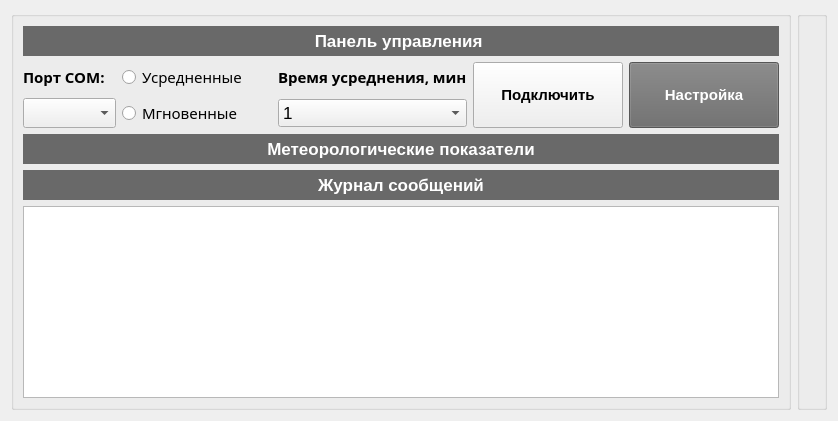
      <widget class="QWidget" name="tab">
       <attribute name="title">
        <string>Ультразвуковая метеостанция АМК-ОП3</string>
       </attribute>
       <layout class="QVBoxLayout" name="verticalLayout_2">
        <item>
         <layout class="QGridLayout" name="gridLayout_7">
          <item row="0" column="0">
           <layout class="QGridLayout" name="gridLayout_2">
            <item row="0" column="1" rowspan="2">
             <widget class="QGroupBox" name="groupBox">
              <property name="font">
               <font>
                <pointsize>11</pointsize>
               </font>
              </property>
              <property name="title">
               <string/>
              </property>
              <layout class="QVBoxLayout" name="verticalLayout_3">
               <item>
                <layout class="QGridLayout" name="gridLayout"/>
               </item>
              </layout>
             </widget>
            </item>
            <item row="0" column="0" rowspan="2">
             <widget class="QGroupBox" name="groupBox_2">
              <property name="maximumSize">
               <size>
                <width>800</width>
                <height>16777215</height>
               </size>
              </property>
              <property name="font">
               <font>
                <pointsize>13</pointsize>
               </font>
              </property>
              <property name="title">
               <string/>
              </property>
              <layout class="QVBoxLayout" name="verticalLayout_4">
               <item>
                <widget class="QLabel" name="label_2">
                 <property name="minimumSize">
                  <size>
                   <width>0</width>
                   <height>30</height>
                  </size>
                 </property>
                 <property name="maximumSize">
                  <size>
                   <width>16777215</width>
                   <height>16777215</height>
                  </size>
                 </property>
                 <property name="font">
                  <font>
                   <pointsize>13</pointsize>
                   <weight>75</weight>
                   <italic>false</italic>
                   <bold>true</bold>
                  </font>
                 </property>
                 <property name="styleSheet">
                  <string notr="true">background-color: dimgrey; color: white; font: bold; </string>
                 </property>
                 <property name="text">
                  <string>Панель управления </string>
                 </property>
                 <property name="alignment">
                  <set>Qt::AlignCenter</set>
                 </property>
                </widget>
               </item>
               <item>
                <layout class="QGridLayout" name="gridLayout_6">
                 <item row="0" column="3" rowspan="2">
                  <widget class="QPushButton" name="pushButton_connect">
                   <property name="minimumSize">
                    <size>
                     <width>150</width>
                     <height>60</height>
                    </size>
                   </property>
                   <property name="maximumSize">
                    <size>
                     <width>150</width>
                     <height>70</height>
                    </size>
                   </property>
                   <property name="font">
                    <font>
                     <pointsize>11</pointsize>
                     <weight>75</weight>
                     <bold>true</bold>
                    </font>
                   </property>
                   <property name="text">
                    <string>Подключить</string>
                   </property>
                   <property name="icon">
                    <iconset resource="resource.qrc">
                     <normaloff>:/new/images/resource/icons8-сеть-48.png</normaloff>:/new/images/resource/icons8-сеть-48.png</iconset>
                   </property>
                   <property name="iconSize">
                    <size>
                     <width>32</width>
                     <height>32</height>
                    </size>
                   </property>
                  </widget>
                 </item>
                 <item row="0" column="1">
                  <widget class="QRadioButton" name="radioButton">
                   <property name="minimumSize">
                    <size>
                     <width>0</width>
                     <height>0</height>
                    </size>
                   </property>
                   <property name="font">
                    <font>
                     <family>Noto Sans</family>
                     <pointsize>11</pointsize>
                    </font>
                   </property>
                   <property name="text">
                    <string>Усредненные</string>
                   </property>
                  </widget>
                 </item>
                 <item row="0" column="0">
                  <widget class="QLabel" name="label">
                   <property name="minimumSize">
                    <size>
                     <width>30</width>
                     <height>30</height>
                    </size>
                   </property>
                   <property name="font">
                    <font>
                     <family>Noto Sans</family>
                     <pointsize>11</pointsize>
                     <weight>75</weight>
                     <bold>true</bold>
                    </font>
                   </property>
                   <property name="text">
                    <string>Порт COM:</string>
                   </property>
                  </widget>
                 </item>
                 <item row="1" column="1">
                  <widget class="QRadioButton" name="radioButton_2">
                   <property name="minimumSize">
                    <size>
                     <width>150</width>
                     <height>0</height>
                    </size>
                   </property>
                   <property name="font">
                    <font>
                     <family>Noto Sans</family>
                     <pointsize>11</pointsize>
                    </font>
                   </property>
                   <property name="text">
                    <string>Мгновенные</string>
                   </property>
                  </widget>
                 </item>
                 <item row="0" column="4" rowspan="2">
                  <widget class="QPushButton" name="pushButton_config">
                   <property name="enabled">
                    <bool>false</bool>
                   </property>
                   <property name="minimumSize">
                    <size>
                     <width>150</width>
                     <height>60</height>
                    </size>
                   </property>
                   <property name="maximumSize">
                    <size>
                     <width>300</width>
                     <height>70</height>
                    </size>
                   </property>
                   <property name="font">
                    <font>
                     <pointsize>11</pointsize>
                     <weight>75</weight>
                     <bold>true</bold>
                    </font>
                   </property>
                   <property name="styleSheet">
                    <string notr="true">background-color: dimgrey; color: white; </string>
                   </property>
                   <property name="text">
                    <string>Настройка</string>
                   </property>
                   <property name="icon">
                    <iconset resource="resource.qrc">
                     <normaloff>:/resource/config-48.png</normaloff>:/resource/config-48.png</iconset>
                   </property>
                   <property name="iconSize">
                    <size>
                     <width>32</width>
                     <height>32</height>
                    </size>
                   </property>
                  </widget>
                 </item>
                 <item row="1" column="0">
                  <widget class="QComboBox" name="comboBox_port">
                   <property name="minimumSize">
                    <size>
                     <width>0</width>
                     <height>30</height>
                    </size>
                   </property>
                  </widget>
                 </item>
                 <item row="0" column="2">
                  <widget class="QLabel" name="label_5">
                   <property name="font">
                    <font>
                     <family>Noto Sans</family>
                     <pointsize>11</pointsize>
                     <weight>75</weight>
                     <bold>true</bold>
                    </font>
                   </property>
                   <property name="text">
                    <string>Время усреднения, мин</string>
                   </property>
                  </widget>
                 </item>
                 <item row="1" column="2">
                  <widget class="QComboBox" name="comboBox">
                   <property name="currentText">
                    <string>1</string>
                   </property>
                   <item>
                    <property name="text">
                     <string>1</string>
                    </property>
                   </item>
                   <item>
                    <property name="text">
                     <string>10</string>
                    </property>
                   </item>
                   <item>
                    <property name="text">
                     <string>60</string>
                    </property>
                   </item>
                   <item>
                    <property name="text">
                     <string>120</string>
                    </property>
                   </item>
                   <item>
                    <property name="text">
                     <string>180</string>
                    </property>
                   </item>
                   <item>
                    <property name="text">
                     <string>240</string>
                    </property>
                   </item>
                   <item>
                    <property name="text">
                     <string>300</string>
                    </property>
                   </item>
                   <item>
                    <property name="text">
                     <string>360</string>
                    </property>
                   </item>
                   <item>
                    <property name="text">
                     <string>420</string>
                    </property>
                   </item>
                   <item>
                    <property name="text">
                     <string>480</string>
                    </property>
                   </item>
                   <item>
                    <property name="text">
                     <string>540</string>
                    </property>
                   </item>
                   <item>
                    <property name="text">
                     <string>600</string>
                    </property>
                   </item>
                  </widget>
                 </item>
                </layout>
               </item>
               <item>
                <widget class="QLabel" name="label_3">
                 <property name="minimumSize">
                  <size>
                   <width>0</width>
                   <height>30</height>
                  </size>
                 </property>
                 <property name="font">
                  <font>
                   <pointsize>13</pointsize>
                   <weight>75</weight>
                   <italic>false</italic>
                   <bold>true</bold>
                  </font>
                 </property>
                 <property name="styleSheet">
                  <string notr="true">background-color: dimgrey; color: white; font: bold;</string>
                 </property>
                 <property name="text">
                  <string>Метеорологические показатели</string>
                 </property>
                 <property name="alignment">
                  <set>Qt::AlignCenter</set>
                 </property>
                </widget>
               </item>
               <item>
                <layout class="QGridLayout" name="gridLayout_3"/>
               </item>
               <item>
                <layout class="QGridLayout" name="gridLayout_4">
                 <item row="0" column="0">
                  <widget class="QLabel" name="label_49">
                   <property name="minimumSize">
                    <size>
                     <width>0</width>
                     <height>30</height>
                    </size>
                   </property>
                   <property name="font">
                    <font>
                     <pointsize>13</pointsize>
                     <weight>75</weight>
                     <italic>false</italic>
                     <bold>true</bold>
                    </font>
                   </property>
                   <property name="styleSheet">
                    <string notr="true">background-color: dimgrey; color: white; font: bold;</string>
                   </property>
                   <property name="text">
                    <string>Журнал сообщений</string>
                   </property>
                   <property name="alignment">
                    <set>Qt::AlignCenter</set>
                   </property>
                  </widget>
                 </item>
                 <item row="1" column="0">
                  <widget class="QPlainTextEdit" name="ptSystemLog">
                   <property name="minimumSize">
                    <size>
                     <width>0</width>
                     <height>0</height>
                    </size>
                   </property>
                   <property name="maximumSize">
                    <size>
                     <width>16700000</width>
                     <height>16777215</height>
                    </size>
                   </property>
                   <property name="font">
                    <font>
                     <pointsize>10</pointsize>
                    </font>
                   </property>
                  </widget>
                 </item>
                </layout>
               </item>
              </layout>
             </widget>
            </item>
           </layout>
          </item>
         </layout>
        </item>
       </layout>
      </widget>
